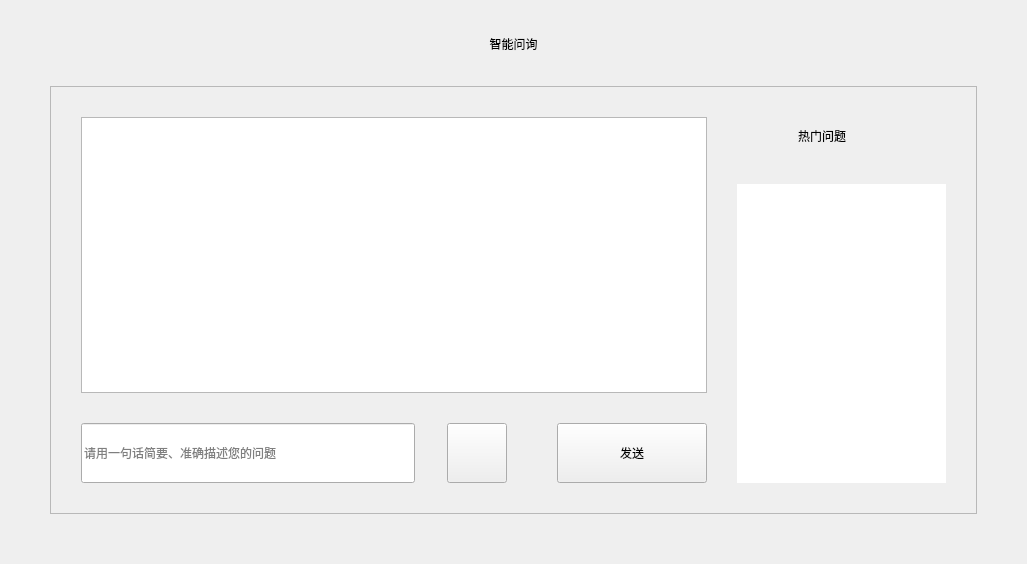
<?xml version="1.0" encoding="UTF-8"?>
<ui version="4.0">
 <class>InquiryMainWidget</class>
 <widget class="QWidget" name="InquiryMainWidget">
  <property name="geometry">
   <rect>
    <x>0</x>
    <y>0</y>
    <width>1027</width>
    <height>564</height>
   </rect>
  </property>
  <property name="windowTitle">
   <string>Form</string>
  </property>
  <layout class="QVBoxLayout" name="verticalLayout_3">
   <property name="leftMargin">
    <number>0</number>
   </property>
   <property name="topMargin">
    <number>0</number>
   </property>
   <property name="rightMargin">
    <number>0</number>
   </property>
   <property name="bottomMargin">
    <number>0</number>
   </property>
   <item>
    <widget class="QWidget" name="infoBg5" native="true">
     <layout class="QVBoxLayout" name="verticalLayout_2" stretch="0,0,0,1">
      <property name="spacing">
       <number>0</number>
      </property>
      <property name="leftMargin">
       <number>50</number>
      </property>
      <property name="topMargin">
       <number>0</number>
      </property>
      <property name="rightMargin">
       <number>50</number>
      </property>
      <property name="bottomMargin">
       <number>50</number>
      </property>
      <item>
       <spacer name="verticalSpacer_3">
        <property name="orientation">
         <enum>Qt::Vertical</enum>
        </property>
        <property name="sizeType">
         <enum>QSizePolicy::Fixed</enum>
        </property>
        <property name="sizeHint" stdset="0">
         <size>
          <width>20</width>
          <height>35</height>
         </size>
        </property>
       </spacer>
      </item>
      <item>
       <widget class="QLabel" name="nameLabel">
        <property name="text">
         <string>智能问询</string>
        </property>
        <property name="alignment">
         <set>Qt::AlignCenter</set>
        </property>
       </widget>
      </item>
      <item>
       <spacer name="verticalSpacer_2">
        <property name="orientation">
         <enum>Qt::Vertical</enum>
        </property>
        <property name="sizeType">
         <enum>QSizePolicy::Fixed</enum>
        </property>
        <property name="sizeHint" stdset="0">
         <size>
          <width>20</width>
          <height>33</height>
         </size>
        </property>
       </spacer>
      </item>
      <item>
       <widget class="QFrame" name="centerFrame">
        <property name="frameShape">
         <enum>QFrame::StyledPanel</enum>
        </property>
        <property name="frameShadow">
         <enum>QFrame::Raised</enum>
        </property>
        <layout class="QHBoxLayout" name="horizontalLayout_3" stretch="3,1">
         <property name="spacing">
          <number>30</number>
         </property>
         <property name="leftMargin">
          <number>30</number>
         </property>
         <property name="topMargin">
          <number>30</number>
         </property>
         <property name="rightMargin">
          <number>30</number>
         </property>
         <property name="bottomMargin">
          <number>30</number>
         </property>
         <item>
          <layout class="QVBoxLayout" name="verticalLayout" stretch="0,0">
           <property name="spacing">
            <number>30</number>
           </property>
           <item>
            <widget class="QListWidget" name="msgListWidget">
             <property name="sizePolicy">
              <sizepolicy hsizetype="Expanding" vsizetype="Expanding">
               <horstretch>0</horstretch>
               <verstretch>0</verstretch>
              </sizepolicy>
             </property>
             <property name="horizontalScrollBarPolicy">
              <enum>Qt::ScrollBarAlwaysOff</enum>
             </property>
            </widget>
           </item>
           <item>
            <layout class="QHBoxLayout" name="horizontalLayout">
             <property name="spacing">
              <number>0</number>
             </property>
             <item>
              <widget class="QLineEdit" name="lineEdit">
               <property name="minimumSize">
                <size>
                 <width>0</width>
                 <height>60</height>
                </size>
               </property>
               <property name="maximumSize">
                <size>
                 <width>16777215</width>
                 <height>60</height>
                </size>
               </property>
               <property name="placeholderText">
                <string>请用一句话简要、准确描述您的问题</string>
               </property>
              </widget>
             </item>
             <item>
              <spacer name="horizontalSpacer">
               <property name="orientation">
                <enum>Qt::Horizontal</enum>
               </property>
               <property name="sizeType">
                <enum>QSizePolicy::Fixed</enum>
               </property>
               <property name="sizeHint" stdset="0">
                <size>
                 <width>32</width>
                 <height>20</height>
                </size>
               </property>
              </spacer>
             </item>
             <item>
              <widget class="QPushButton" name="voice">
               <property name="minimumSize">
                <size>
                 <width>60</width>
                 <height>60</height>
                </size>
               </property>
               <property name="maximumSize">
                <size>
                 <width>60</width>
                 <height>60</height>
                </size>
               </property>
               <property name="text">
                <string/>
               </property>
              </widget>
             </item>
             <item>
              <spacer name="horizontalSpacer_2">
               <property name="orientation">
                <enum>Qt::Horizontal</enum>
               </property>
               <property name="sizeType">
                <enum>QSizePolicy::Fixed</enum>
               </property>
               <property name="sizeHint" stdset="0">
                <size>
                 <width>50</width>
                 <height>20</height>
                </size>
               </property>
              </spacer>
             </item>
             <item>
              <widget class="QPushButton" name="send">
               <property name="minimumSize">
                <size>
                 <width>150</width>
                 <height>60</height>
                </size>
               </property>
               <property name="maximumSize">
                <size>
                 <width>150</width>
                 <height>60</height>
                </size>
               </property>
               <property name="text">
                <string>发送</string>
               </property>
              </widget>
             </item>
            </layout>
           </item>
          </layout>
         </item>
         <item>
          <layout class="QVBoxLayout" name="verticalLayout_4">
           <item>
            <layout class="QHBoxLayout" name="horizontalLayout_2">
             <property name="spacing">
              <number>24</number>
             </property>
             <item>
              <widget class="QLabel" name="hotTitleIcon">
               <property name="minimumSize">
                <size>
                 <width>37</width>
                 <height>37</height>
                </size>
               </property>
               <property name="maximumSize">
                <size>
                 <width>37</width>
                 <height>37</height>
                </size>
               </property>
               <property name="text">
                <string/>
               </property>
              </widget>
             </item>
             <item>
              <widget class="QLabel" name="hotTitle">
               <property name="text">
                <string>热门问题</string>
               </property>
              </widget>
             </item>
             <item>
              <spacer name="horizontalSpacer_3">
               <property name="orientation">
                <enum>Qt::Horizontal</enum>
               </property>
               <property name="sizeHint" stdset="0">
                <size>
                 <width>40</width>
                 <height>20</height>
                </size>
               </property>
              </spacer>
             </item>
            </layout>
           </item>
           <item>
            <widget class="QListWidget" name="hotListWidget">
             <property name="frameShape">
              <enum>QFrame::NoFrame</enum>
             </property>
            </widget>
           </item>
          </layout>
         </item>
        </layout>
       </widget>
      </item>
     </layout>
    </widget>
   </item>
  </layout>
 </widget>
 <resources/>
 <connections/>
</ui>
